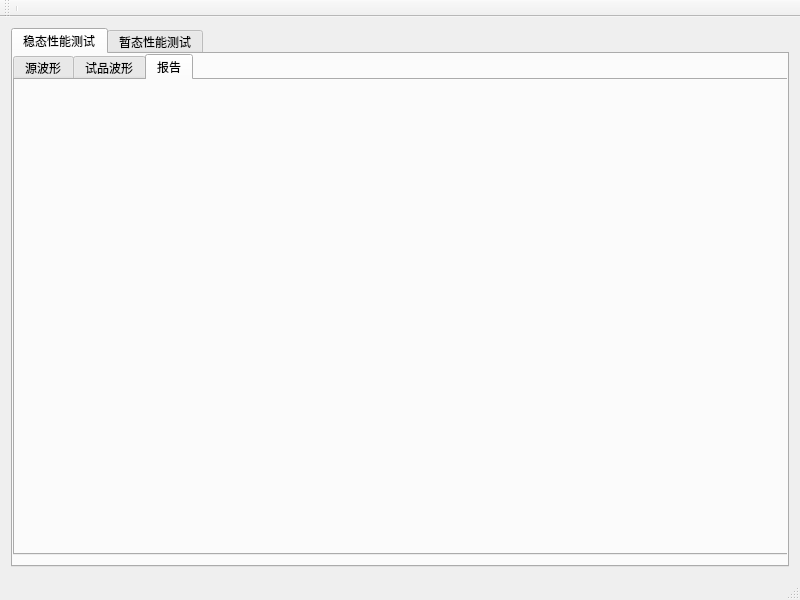
<?xml version="1.0" encoding="UTF-8"?>
<ui version="4.0">
 <class>Comtrade</class>
 <widget class="QMainWindow" name="Comtrade">
  <property name="geometry">
   <rect>
    <x>0</x>
    <y>0</y>
    <width>800</width>
    <height>600</height>
   </rect>
  </property>
  <property name="windowTitle">
   <string>Comtrade</string>
  </property>
  <property name="toolButtonStyle">
   <enum>Qt::ToolButtonTextUnderIcon</enum>
  </property>
  <widget class="QWidget" name="centralWidget">
   <layout class="QVBoxLayout" name="verticalLayout">
    <item>
     <widget class="QTabWidget" name="tabWidget">
      <property name="currentIndex">
       <number>0</number>
      </property>
      <widget class="QWidget" name="tab_2">
       <attribute name="title">
        <string>稳态性能测试</string>
       </attribute>
       <widget class="QTabWidget" name="tabWidget_2">
        <property name="geometry">
         <rect>
          <x>0</x>
          <y>0</y>
          <width>781</width>
          <height>501</height>
         </rect>
        </property>
        <property name="currentIndex">
         <number>2</number>
        </property>
        <widget class="QWidget" name="tab_4">
         <attribute name="title">
          <string>源波形</string>
         </attribute>
         <widget class="QTabWidget" name="tabWidget_5">
          <property name="geometry">
           <rect>
            <x>0</x>
            <y>0</y>
            <width>781</width>
            <height>481</height>
           </rect>
          </property>
          <property name="currentIndex">
           <number>0</number>
          </property>
          <widget class="QWidget" name="tab_7">
           <attribute name="title">
            <string>Cfg文件</string>
           </attribute>
           <widget class="QGroupBox" name="groupBox1">
            <property name="geometry">
             <rect>
              <x>0</x>
              <y>0</y>
              <width>771</width>
              <height>461</height>
             </rect>
            </property>
            <property name="title">
             <string/>
            </property>
           </widget>
          </widget>
          <widget class="QWidget" name="tab_12">
           <attribute name="title">
            <string>通道选择</string>
           </attribute>
           <widget class="QGroupBox" name="groupBox2">
            <property name="geometry">
             <rect>
              <x>0</x>
              <y>0</y>
              <width>771</width>
              <height>461</height>
             </rect>
            </property>
            <property name="title">
             <string/>
            </property>
           </widget>
          </widget>
          <widget class="QWidget" name="tab_13">
           <attribute name="title">
            <string>波形预览</string>
           </attribute>
           <widget class="QGroupBox" name="groupBox3">
            <property name="geometry">
             <rect>
              <x>0</x>
              <y>0</y>
              <width>771</width>
              <height>461</height>
             </rect>
            </property>
            <property name="title">
             <string/>
            </property>
           </widget>
          </widget>
         </widget>
        </widget>
        <widget class="QWidget" name="tab_5">
         <attribute name="title">
          <string>试品波形</string>
         </attribute>
         <widget class="QWidget" name="layoutWidget_2">
          <property name="geometry">
           <rect>
            <x>920</x>
            <y>350</y>
            <width>61</width>
            <height>141</height>
           </rect>
          </property>
          <layout class="QVBoxLayout" name="verticalLayout_8">
           <item>
            <widget class="QLabel" name="label_17">
             <property name="text">
              <string>幅值：</string>
             </property>
             <property name="alignment">
              <set>Qt::AlignCenter</set>
             </property>
            </widget>
           </item>
           <item>
            <widget class="QLabel" name="amplitude_2">
             <property name="text">
              <string/>
             </property>
             <property name="alignment">
              <set>Qt::AlignCenter</set>
             </property>
            </widget>
           </item>
           <item>
            <widget class="QLabel" name="label_19">
             <property name="text">
              <string>相位：</string>
             </property>
             <property name="alignment">
              <set>Qt::AlignCenter</set>
             </property>
            </widget>
           </item>
           <item>
            <widget class="QLabel" name="phase_2">
             <property name="text">
              <string/>
             </property>
             <property name="alignment">
              <set>Qt::AlignCenter</set>
             </property>
            </widget>
           </item>
           <item>
            <widget class="QLabel" name="label_20">
             <property name="text">
              <string>频率：</string>
             </property>
             <property name="alignment">
              <set>Qt::AlignCenter</set>
             </property>
            </widget>
           </item>
           <item>
            <widget class="QLabel" name="frequency_2">
             <property name="text">
              <string/>
             </property>
             <property name="alignment">
              <set>Qt::AlignCenter</set>
             </property>
            </widget>
           </item>
          </layout>
         </widget>
         <widget class="QTabWidget" name="tabWidget_4">
          <property name="geometry">
           <rect>
            <x>0</x>
            <y>0</y>
            <width>771</width>
            <height>481</height>
           </rect>
          </property>
          <property name="currentIndex">
           <number>0</number>
          </property>
          <widget class="QWidget" name="tab">
           <attribute name="title">
            <string>Cfg文件</string>
           </attribute>
           <widget class="QGroupBox" name="groupBox4">
            <property name="geometry">
             <rect>
              <x>0</x>
              <y>0</y>
              <width>771</width>
              <height>461</height>
             </rect>
            </property>
            <property name="title">
             <string/>
            </property>
           </widget>
          </widget>
          <widget class="QWidget" name="tab_10">
           <attribute name="title">
            <string>通道选择</string>
           </attribute>
           <widget class="QGroupBox" name="groupBox5">
            <property name="geometry">
             <rect>
              <x>9</x>
              <y>9</y>
              <width>771</width>
              <height>461</height>
             </rect>
            </property>
            <property name="title">
             <string/>
            </property>
           </widget>
          </widget>
          <widget class="QWidget" name="tab_11">
           <attribute name="title">
            <string>波形预览</string>
           </attribute>
           <widget class="QGroupBox" name="groupBox6">
            <property name="geometry">
             <rect>
              <x>0</x>
              <y>0</y>
              <width>771</width>
              <height>461</height>
             </rect>
            </property>
            <property name="title">
             <string/>
            </property>
           </widget>
          </widget>
         </widget>
        </widget>
        <widget class="QWidget" name="tab_6">
         <attribute name="title">
          <string>报告</string>
         </attribute>
        </widget>
       </widget>
      </widget>
      <widget class="QWidget" name="tab_3">
       <property name="enabled">
        <bool>true</bool>
       </property>
       <attribute name="title">
        <string>暂态性能测试</string>
       </attribute>
       <widget class="QTabWidget" name="tabWidget_3">
        <property name="geometry">
         <rect>
          <x>0</x>
          <y>0</y>
          <width>781</width>
          <height>511</height>
         </rect>
        </property>
        <property name="currentIndex">
         <number>0</number>
        </property>
        <widget class="QWidget" name="tab_8">
         <attribute name="title">
          <string>源波形</string>
         </attribute>
         <widget class="QTabWidget" name="tabWidget_6">
          <property name="geometry">
           <rect>
            <x>0</x>
            <y>0</y>
            <width>781</width>
            <height>481</height>
           </rect>
          </property>
          <property name="currentIndex">
           <number>2</number>
          </property>
          <widget class="QWidget" name="tab_15">
           <attribute name="title">
            <string>Cfg文件</string>
           </attribute>
           <widget class="QGroupBox" name="groupBox7">
            <property name="geometry">
             <rect>
              <x>0</x>
              <y>0</y>
              <width>771</width>
              <height>461</height>
             </rect>
            </property>
            <property name="title">
             <string/>
            </property>
           </widget>
          </widget>
          <widget class="QWidget" name="tab_16">
           <attribute name="title">
            <string>通道选择</string>
           </attribute>
           <widget class="QGroupBox" name="groupBox8">
            <property name="geometry">
             <rect>
              <x>0</x>
              <y>0</y>
              <width>771</width>
              <height>461</height>
             </rect>
            </property>
            <property name="title">
             <string/>
            </property>
           </widget>
          </widget>
          <widget class="QWidget" name="tab_17">
           <attribute name="title">
            <string>波形预览</string>
           </attribute>
           <widget class="QGroupBox" name="groupBox9">
            <property name="geometry">
             <rect>
              <x>0</x>
              <y>0</y>
              <width>771</width>
              <height>461</height>
             </rect>
            </property>
            <property name="title">
             <string/>
            </property>
           </widget>
          </widget>
         </widget>
        </widget>
        <widget class="QWidget" name="tab_9">
         <attribute name="title">
          <string>试品波形</string>
         </attribute>
         <widget class="QTabWidget" name="tabWidget_7">
          <property name="geometry">
           <rect>
            <x>0</x>
            <y>0</y>
            <width>781</width>
            <height>481</height>
           </rect>
          </property>
          <property name="currentIndex">
           <number>2</number>
          </property>
          <widget class="QWidget" name="tab_18">
           <attribute name="title">
            <string>Cfg文件</string>
           </attribute>
           <widget class="QGroupBox" name="groupBox10">
            <property name="geometry">
             <rect>
              <x>0</x>
              <y>0</y>
              <width>771</width>
              <height>461</height>
             </rect>
            </property>
            <property name="title">
             <string/>
            </property>
           </widget>
          </widget>
          <widget class="QWidget" name="tab_19">
           <attribute name="title">
            <string>通道选择</string>
           </attribute>
           <widget class="QGroupBox" name="groupBox11">
            <property name="geometry">
             <rect>
              <x>0</x>
              <y>0</y>
              <width>771</width>
              <height>461</height>
             </rect>
            </property>
            <property name="title">
             <string/>
            </property>
           </widget>
          </widget>
          <widget class="QWidget" name="tab_20">
           <attribute name="title">
            <string>波形预览</string>
           </attribute>
           <widget class="QGroupBox" name="groupBox12">
            <property name="geometry">
             <rect>
              <x>0</x>
              <y>0</y>
              <width>771</width>
              <height>461</height>
             </rect>
            </property>
            <property name="title">
             <string/>
            </property>
           </widget>
          </widget>
         </widget>
        </widget>
        <widget class="QWidget" name="tab_14">
         <attribute name="title">
          <string>报告</string>
         </attribute>
         <widget class="QGroupBox" name="groupBox">
          <property name="geometry">
           <rect>
            <x>0</x>
            <y>0</y>
            <width>771</width>
            <height>481</height>
           </rect>
          </property>
          <property name="title">
           <string/>
          </property>
         </widget>
        </widget>
       </widget>
      </widget>
     </widget>
    </item>
   </layout>
  </widget>
  <widget class="QMenuBar" name="menuBar">
   <property name="geometry">
    <rect>
     <x>0</x>
     <y>0</y>
     <width>800</width>
     <height>23</height>
    </rect>
   </property>
  </widget>
  <widget class="QToolBar" name="mainToolBar">
   <attribute name="toolBarArea">
    <enum>TopToolBarArea</enum>
   </attribute>
   <attribute name="toolBarBreak">
    <bool>false</bool>
   </attribute>
   <addaction name="separator"/>
  </widget>
  <widget class="QStatusBar" name="statusBar"/>
 </widget>
 <layoutdefault spacing="6" margin="11"/>
 <resources/>
 <connections/>
</ui>
